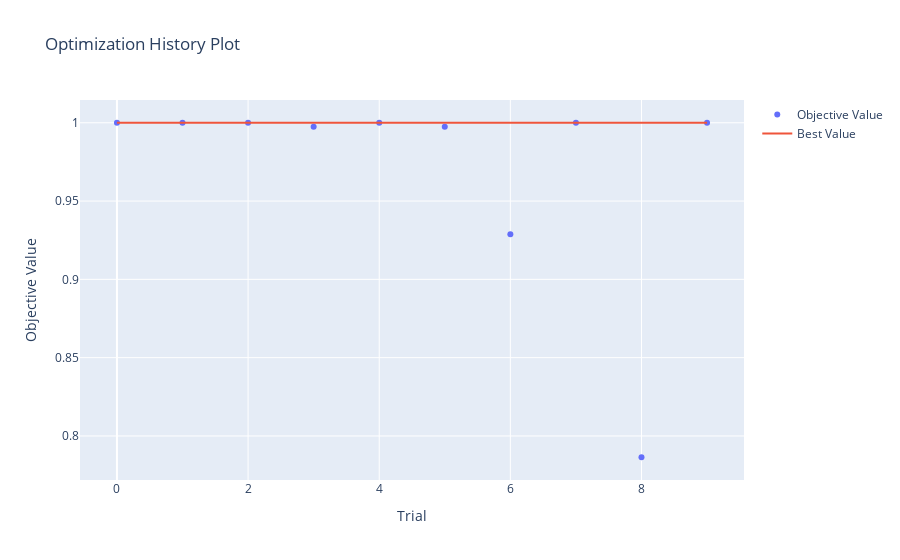
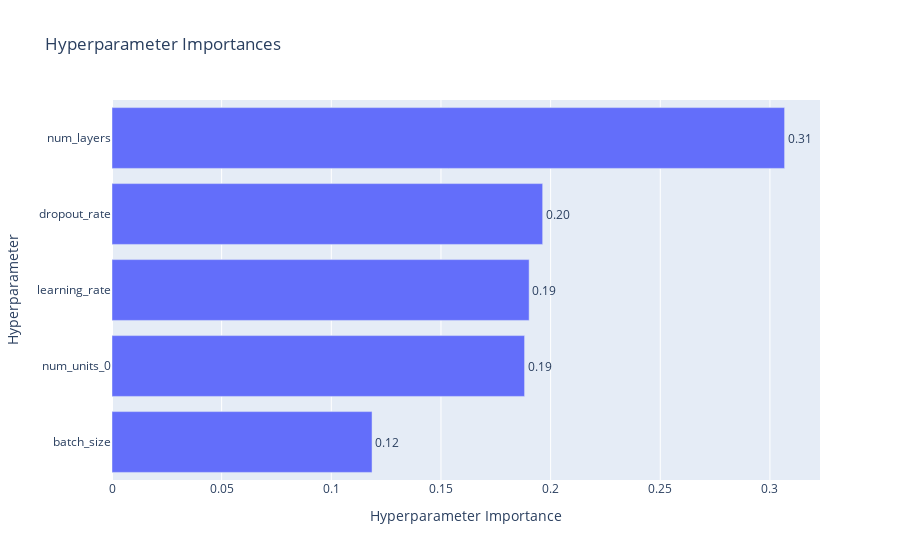

The cell these charts' notebook holds for them, in order:
### Code cell
vis.plot_optimization_history(study).show()
vis.plot_param_importances(study).show()
vis.plot_parallel_coordinate(study).show()

### Figure 1 — Plotly figure (JSON) as saved in the notebook; plotly's stock layout.template omitted (floating-point values rounded to 4 significant figures)
{"data": [{"mode": "markers", "name": "Objective Value", "type": "scatter", "x": [0, 1, 2, 3, 4, 5, 6, 7, 8, 9], "y": [1, 1, 1, 0.9974, 1, 0.9975, 0.9288, 1, 0.7864, 1]}, {"mode": "lines", "name": "Best Value", "type": "scatter", "x": [0, 1, 2, 3, 4, 5, 6, 7, 8, 9], "y": [1, 1, 1, 1, 1, 1, 1, 1, 1, 1]}, {"marker": {"color": "#cccccc"}, "mode": "markers", "name": "Infeasible Trial", "showlegend": false, "type": "scatter", "x": [], "y": []}], "layout": {"title": {"text": "Optimization History Plot"}, "xaxis": {"title": {"text": "Trial"}}, "yaxis": {"title": {"text": "Objective Value"}}}}

### Figure 2 — Plotly figure (JSON) as saved in the notebook; plotly's stock layout.template omitted (floating-point values rounded to 4 significant figures)
{"data": [{"cliponaxis": false, "hovertemplate": ["batch_size (IntDistribution): 0.11857799765908779<extra></extra>", "num_units_0 (IntDistribution): 0.1881320147649811<extra></extra>", "learning_rate (FloatDistribution): 0.1902105540696874<extra></extra>", "dropout_rate (FloatDistribution): 0.196381738412176<extra></extra>", "num_layers (IntDistribution): 0.3066976950940678<extra></extra>"], "name": "Objective Value", "orientation": "h", "text": ["0.12", "0.19", "0.19", "0.20", "0.31"], "textposition": "outside", "type": "bar", "x": [0.1186, 0.1881, 0.1902, 0.1964, 0.3067], "y": ["batch_size", "num_units_0", "learning_rate", "dropout_rate", "num_layers"]}], "layout": {"title": {"text": "Hyperparameter Importances"}, "xaxis": {"title": {"text": "Hyperparameter Importance"}}, "yaxis": {"title": {"text": "Hyperparameter"}}}}
